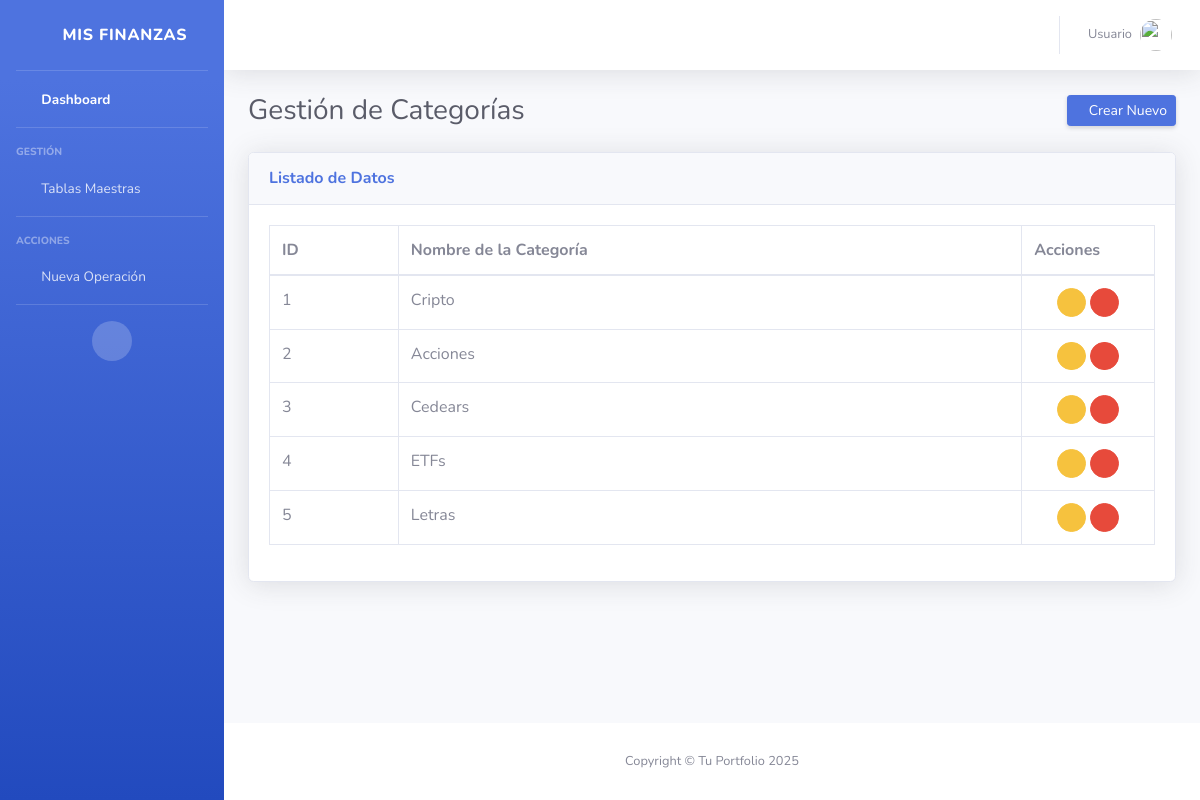
Before: /categorias/ with the older database file.
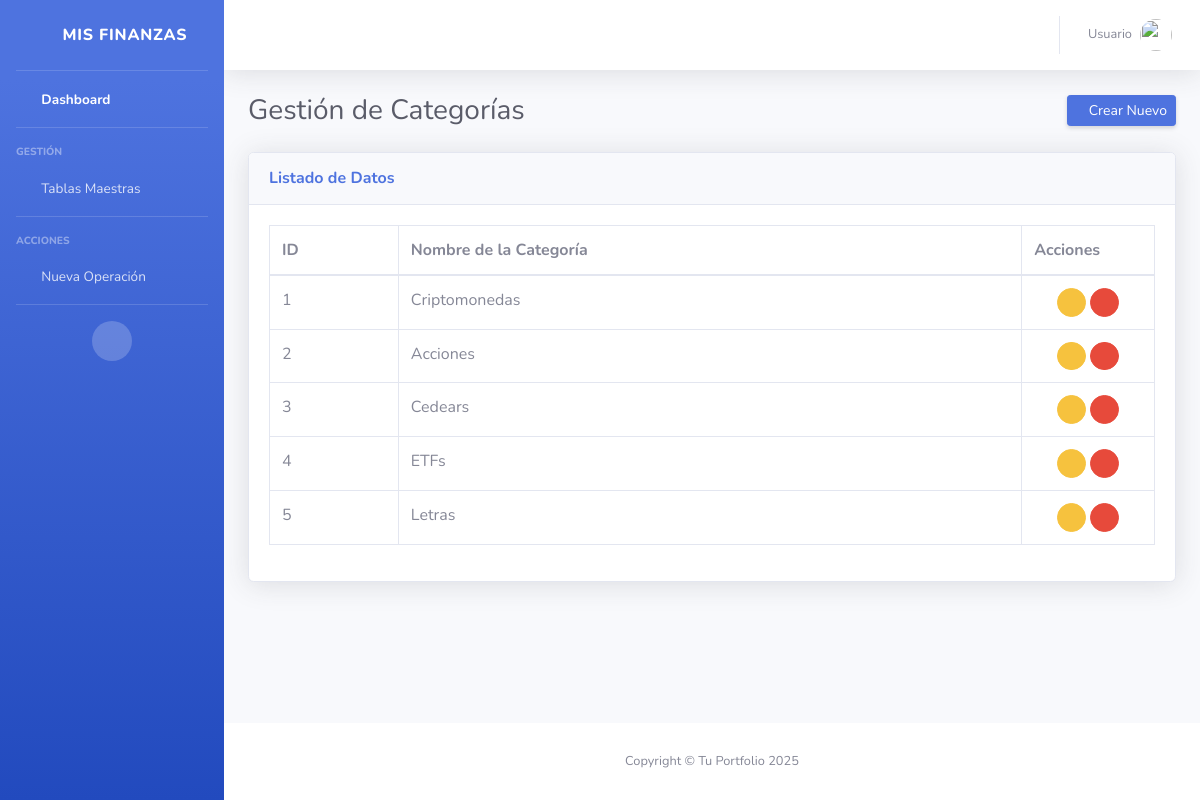
After: the same page with the newer database file.
### inversiones/models.py (models this page shows, shortened)
class Categoria(models.Model):
    nombre = models.CharField(max_length=50) # Ej: Cripto, Acciones

### inversiones/views.py (the view)
# urls.py: path('categorias/', CategoriaListView.as_view(), name='categoria_list'),
class CategoriaListView(ListView):
    model = Categoria
    template_name = 'inversiones/categoria_list.html'
    context_object_name = 'categorias'
    def get_context_data(self, **kwargs):
        context = super().get_context_data(**kwargs)
        context['titulo'] = "Gestión de Categorías"
        context['create_url'] = reverse_lazy('crear_categoria')
        return context

### inversiones/templates/inversiones/categoria_list.html
{% extends 'inversiones/base_list.html' %}
{% block columns %}
<tr>
    <th>ID</th>
    <th>Nombre de la Categoría</th>
    <th style="width: 15%;">Acciones</th>
</tr>
{% endblock %}
{% block rows %}
{% for cat in categorias %}
<tr>
    <td>{{ cat.id }}</td>
    <td>{{ cat.nombre }}</td>
    <td class="text-center">
        <a href="{% url 'editar_categoria' cat.pk %}" class="btn btn-warning btn-circle btn-sm" title="Editar">
            <i class="fas fa-pen"></i>
        </a>
        <a href="{% url 'eliminar_categoria' cat.pk %}" class="btn btn-danger btn-circle btn-sm" title="Eliminar">
            <i class="fas fa-trash"></i>
        </a>
    </td>
</tr>
{% endfor %}
{% endblock %}

Changed rows visible on the page:
changed Categoria id 1: nombre "Cripto" → "Criptomonedas"
